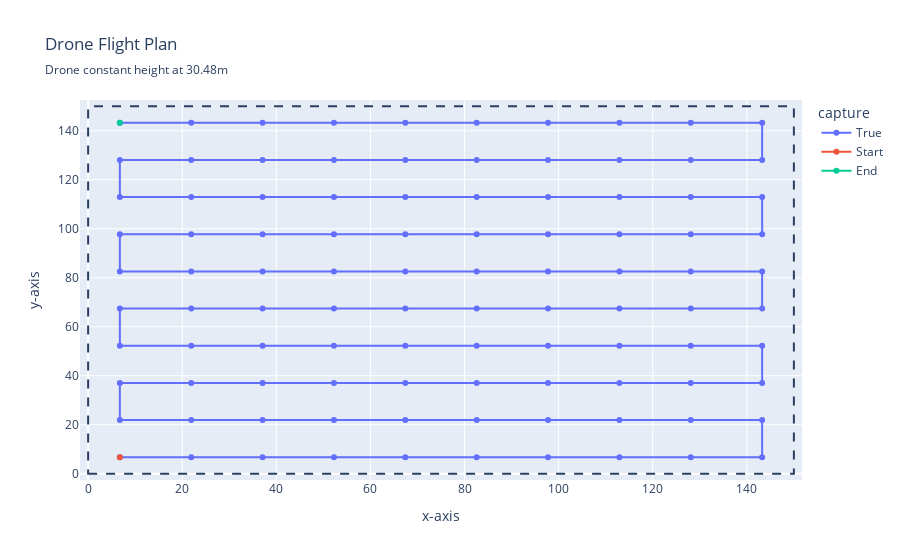

Notebook source saved alongside this figure:
### Code cell
dataset_spec_.overlap = 0.6
fig = plot_photo_plan(generate_photo_plan_on_grid(camera_, dataset_spec_), dataset_spec)
fig.show()

### Figure 1 — Plotly figure (JSON) as saved in the notebook; plotly's stock layout.template omitted (floating-point values rounded to 4 significant figures)
{"data": [{"hovertemplate": "capture=True<br>x-axis=%{x}<br>y-axis=%{y}<extra></extra>", "legendgroup": "True", "line": {"color": "#636efa", "dash": "solid"}, "marker": {"symbol": "circle"}, "mode": "lines+markers", "name": "True", "orientation": "v", "showlegend": true, "type": "scatter", "x": [6.744, 21.91, 37.08, 52.25, 67.42, 82.58, 97.75, 112.9, 128.1, 143.3, 143.3, 128.1, 112.9, 97.75, 82.58, 67.42, 52.25, 37.08, 21.91, 6.744, 6.744, 21.91, 37.08, 52.25, 67.42, 82.58, 97.75, 112.9, 128.1, 143.3, 143.3, 128.1, 112.9, 97.75, 82.58, 67.42, 52.25, 37.08, 21.91, 6.744, 6.744, 21.91, 37.08, 52.25, 67.42, 82.58, 97.75, 112.9, 128.1, 143.3, 143.3, 128.1, 112.9, 97.75, 82.58, 67.42, 52.25, 37.08, 21.91, 6.744, 6.744, 21.91, 37.08, 52.25, 67.42, 82.58, 97.75, 112.9, 128.1, 143.3, 143.3, 128.1, 112.9, 97.75, 82.58, 67.42, 52.25, 37.08, 21.91, 6.744, 6.744, 21.91, 37.08, 52.25, 67.42, 82.58, 97.75, 112.9, 128.1, 143.3, 143.3, 128.1, 112.9, 97.75, 82.58, 67.42, 52.25, 37.08, 21.91, 6.744], "xaxis": "x", "y": [6.716, 6.716, 6.716, 6.716, 6.716, 6.716, 6.716, 6.716, 6.716, 6.716, 21.89, 21.89, 21.89, 21.89, 21.89, 21.89, 21.89, 21.89, 21.89, 21.89, 37.06, 37.06, 37.06, 37.06, 37.06, 37.06, 37.06, 37.06, 37.06, 37.06, 52.24, 52.24, 52.24, 52.24, 52.24, 52.24, 52.24, 52.24, 52.24, 52.24, 67.41, 67.41, 67.41, 67.41, 67.41, 67.41, 67.41, 67.41, 67.41, 67.41, 82.59, 82.59, 82.59, 82.59, 82.59, 82.59, 82.59, 82.59, 82.59, 82.59, 97.76, 97.76, 97.76, 97.76, 97.76, 97.76, 97.76, 97.76, 97.76, 97.76, 112.9, 112.9, 112.9, 112.9, 112.9, 112.9, 112.9, 112.9, 112.9, 112.9, 128.1, 128.1, 128.1, 128.1, 128.1, 128.1, 128.1, 128.1, 128.1, 128.1, 143.3, 143.3, 143.3, 143.3, 143.3, 143.3, 143.3, 143.3, 143.3, 143.3], "yaxis": "y"}, {"name": "Start", "text": ["Starting Position"], "textposition": "bottom right", "type": "scatter", "x": [6.744], "y": [6.716]}, {"name": "End", "text": ["Ending Position"], "textposition": "bottom right", "type": "scatter", "x": [6.744], "y": [143.3]}], "layout": {"legend": {"title": {"text": "capture"}, "tracegroupgap": 0}, "shapes": [{"line": {"dash": "dash"}, "type": "rect", "x0": 0, "x1": 150, "y0": 0, "y1": 150}], "title": {"subtitle": {"text": "Drone constant height at 30.48m"}, "text": "Drone Flight Plan"}, "xaxis": {"anchor": "y", "domain": [0, 1], "title": {"text": "x-axis"}}, "yaxis": {"anchor": "x", "domain": [0, 1], "title": {"text": "y-axis"}}}}
